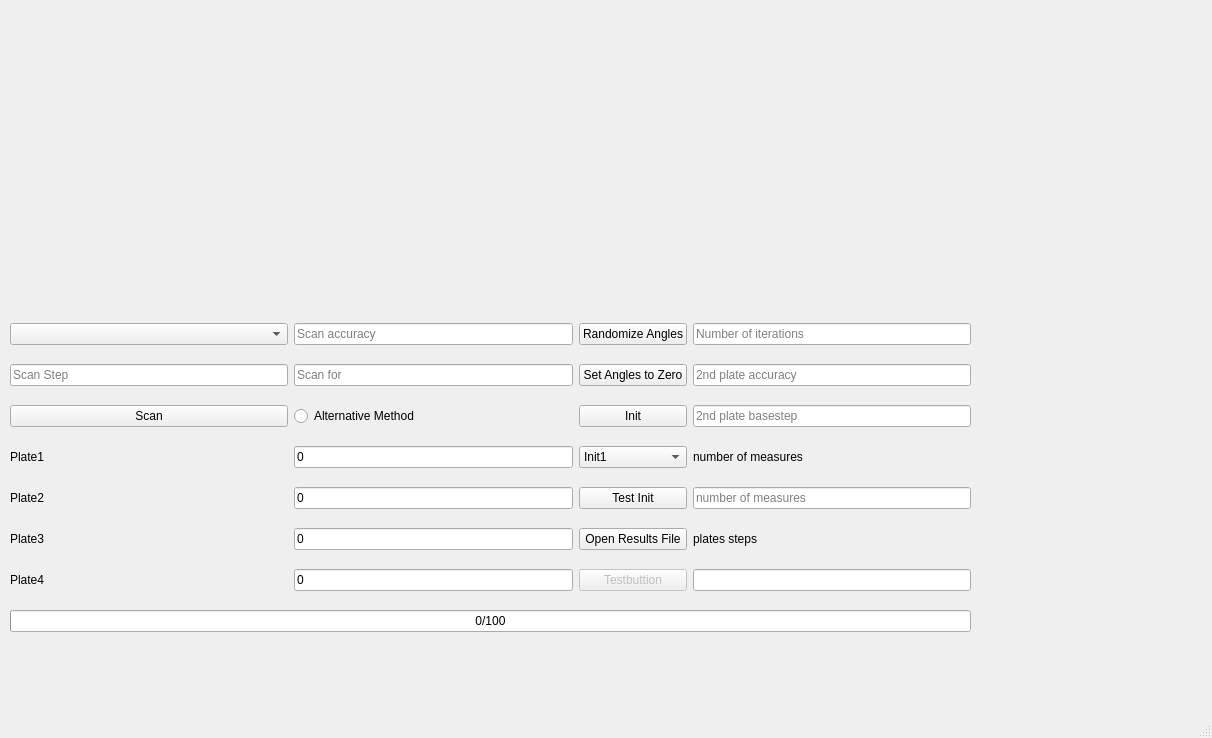
<?xml version="1.0" encoding="UTF-8"?>
<ui version="4.0">
 <class>MainWindow</class>
 <widget class="QMainWindow" name="MainWindow">
  <property name="geometry">
   <rect>
    <x>0</x>
    <y>0</y>
    <width>1212</width>
    <height>738</height>
   </rect>
  </property>
  <property name="windowTitle">
   <string>QKD Stand Sim</string>
  </property>
  <widget class="QWidget" name="centralwidget">
   <widget class="QCustomPlot" name="widget" native="true">
    <property name="geometry">
     <rect>
      <x>0</x>
      <y>0</y>
      <width>981</width>
      <height>291</height>
     </rect>
    </property>
   </widget>
   <widget class="QWidget" name="gridLayoutWidget_2">
    <property name="geometry">
     <rect>
      <x>10</x>
      <y>310</y>
      <width>961</width>
      <height>335</height>
     </rect>
    </property>
    <layout class="QGridLayout" name="gridLayout_2">
     <item row="3" column="0">
      <widget class="QPushButton" name="pushButton">
       <property name="text">
        <string>Scan</string>
       </property>
      </widget>
     </item>
     <item row="1" column="0">
      <widget class="QLineEdit" name="scanStepLine">
       <property name="placeholderText">
        <string>Scan Step</string>
       </property>
      </widget>
     </item>
     <item row="1" column="3">
      <widget class="QLineEdit" name="lineEditSecondPlateAcc">
       <property name="placeholderText">
        <string>2nd plate accuracy</string>
       </property>
      </widget>
     </item>
     <item row="5" column="1">
      <widget class="QLineEdit" name="BaseAngle_1">
       <property name="text">
        <string>0</string>
       </property>
      </widget>
     </item>
     <item row="9" column="2">
      <widget class="QPushButton" name="TestButton">
       <property name="enabled">
        <bool>false</bool>
       </property>
       <property name="text">
        <string>Testbuttion</string>
       </property>
      </widget>
     </item>
     <item row="3" column="1">
      <widget class="QRadioButton" name="Alt_Method">
       <property name="text">
        <string>Alternative Method</string>
       </property>
      </widget>
     </item>
     <item row="1" column="2">
      <widget class="QPushButton" name="zeroingAngles">
       <property name="text">
        <string>Set Angles to Zero</string>
       </property>
      </widget>
     </item>
     <item row="7" column="1">
      <widget class="QLineEdit" name="BaseAngle_3">
       <property name="text">
        <string>0</string>
       </property>
      </widget>
     </item>
     <item row="9" column="3">
      <widget class="QLineEdit" name="lineEditPlatesSteps"/>
     </item>
     <item row="9" column="0">
      <widget class="QLabel" name="label_3">
       <property name="text">
        <string>Plate4</string>
       </property>
      </widget>
     </item>
     <item row="7" column="2">
      <widget class="QPushButton" name="OpenFile">
       <property name="text">
        <string>Open Results File</string>
       </property>
      </widget>
     </item>
     <item row="6" column="0">
      <widget class="QLabel" name="label_2">
       <property name="text">
        <string>Plate2</string>
       </property>
      </widget>
     </item>
     <item row="0" column="3">
      <widget class="QLineEdit" name="numberOfIter">
       <property name="placeholderText">
        <string>Number of iterations</string>
       </property>
      </widget>
     </item>
     <item row="3" column="3">
      <widget class="QLineEdit" name="lineEditSecondPlateBS">
       <property name="placeholderText">
        <string>2nd plate basestep</string>
       </property>
      </widget>
     </item>
     <item row="3" column="2">
      <widget class="QPushButton" name="initButton">
       <property name="text">
        <string>Init</string>
       </property>
      </widget>
     </item>
     <item row="0" column="0">
      <widget class="QComboBox" name="PlateNumber">
       <property name="editable">
        <bool>false</bool>
       </property>
       <property name="placeholderText">
        <string>Plate</string>
       </property>
       <item>
        <property name="text">
         <string>1</string>
        </property>
       </item>
       <item>
        <property name="text">
         <string>2</string>
        </property>
       </item>
       <item>
        <property name="text">
         <string>3</string>
        </property>
       </item>
       <item>
        <property name="text">
         <string>4</string>
        </property>
       </item>
      </widget>
     </item>
     <item row="6" column="1">
      <widget class="QLineEdit" name="BaseAngle_2">
       <property name="text">
        <string>0</string>
       </property>
      </widget>
     </item>
     <item row="6" column="2">
      <widget class="QPushButton" name="testInit">
       <property name="text">
        <string>Test Init</string>
       </property>
      </widget>
     </item>
     <item row="7" column="3">
      <widget class="QLabel" name="label_6">
       <property name="text">
        <string>plates steps</string>
       </property>
      </widget>
     </item>
     <item row="1" column="1">
      <widget class="QLineEdit" name="maxRotateStep">
       <property name="text">
        <string/>
       </property>
       <property name="placeholderText">
        <string>Scan for</string>
       </property>
      </widget>
     </item>
     <item row="5" column="0">
      <widget class="QLabel" name="label">
       <property name="text">
        <string>Plate1</string>
       </property>
      </widget>
     </item>
     <item row="5" column="3">
      <widget class="QLabel" name="label_5">
       <property name="text">
        <string>number of measures</string>
       </property>
      </widget>
     </item>
     <item row="6" column="3">
      <widget class="QLineEdit" name="lineEditNumOfMeasures">
       <property name="readOnly">
        <bool>true</bool>
       </property>
       <property name="placeholderText">
        <string>number of measures</string>
       </property>
      </widget>
     </item>
     <item row="0" column="1">
      <widget class="QLineEdit" name="accuracyLine">
       <property name="placeholderText">
        <string>Scan accuracy</string>
       </property>
      </widget>
     </item>
     <item row="5" column="2">
      <widget class="QComboBox" name="init_ComboBox">
       <item>
        <property name="text">
         <string>Init1</string>
        </property>
       </item>
       <item>
        <property name="text">
         <string>Init2</string>
        </property>
       </item>
       <item>
        <property name="text">
         <string>Init3</string>
        </property>
       </item>
       <item>
        <property name="text">
         <string>Init4</string>
        </property>
       </item>
       <item>
        <property name="text">
         <string>Init5</string>
        </property>
       </item>
      </widget>
     </item>
     <item row="7" column="0">
      <widget class="QLabel" name="label_4">
       <property name="text">
        <string>Plate3</string>
       </property>
      </widget>
     </item>
     <item row="0" column="2">
      <widget class="QPushButton" name="randButton">
       <property name="text">
        <string>Randomize Angles</string>
       </property>
      </widget>
     </item>
     <item row="9" column="1">
      <widget class="QLineEdit" name="BaseAngle_4">
       <property name="text">
        <string>0</string>
       </property>
      </widget>
     </item>
     <item row="10" column="0" colspan="4">
      <widget class="QProgressBar" name="progressTestBar">
       <property name="value">
        <number>0</number>
       </property>
       <property name="format">
        <string>%v/%m</string>
       </property>
      </widget>
     </item>
    </layout>
   </widget>
  </widget>
  <widget class="QMenuBar" name="menubar">
   <property name="geometry">
    <rect>
     <x>0</x>
     <y>0</y>
     <width>1212</width>
     <height>25</height>
    </rect>
   </property>
  </widget>
  <widget class="QStatusBar" name="statusbar"/>
 </widget>
 <customwidgets>
  <customwidget>
   <class>QCustomPlot</class>
   <extends>QWidget</extends>
   <header>qcustomplot.h</header>
   <container>1</container>
  </customwidget>
 </customwidgets>
 <resources/>
 <connections/>
</ui>
